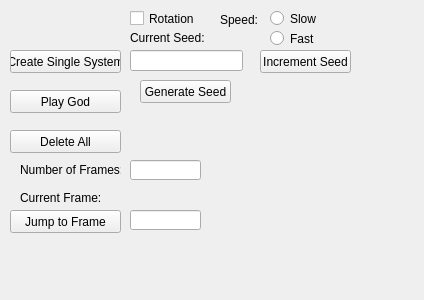
<?xml version="1.0" encoding="UTF-8"?>
<ui version="4.0">
 <class>Form</class>
 <widget class="QWidget" name="Form">
  <property name="geometry">
   <rect>
    <x>0</x>
    <y>0</y>
    <width>424</width>
    <height>300</height>
   </rect>
  </property>
  <property name="windowTitle">
   <string>Form</string>
  </property>
  <widget class="QPushButton" name="makeSeedBtn">
   <property name="geometry">
    <rect>
     <x>140</x>
     <y>80</y>
     <width>91</width>
     <height>23</height>
    </rect>
   </property>
   <property name="text">
    <string>Generate Seed</string>
   </property>
  </widget>
  <widget class="QCheckBox" name="rotation">
   <property name="geometry">
    <rect>
     <x>130</x>
     <y>10</y>
     <width>70</width>
     <height>17</height>
    </rect>
   </property>
   <property name="text">
    <string>Rotation</string>
   </property>
  </widget>
  <widget class="QLineEdit" name="seedBox">
   <property name="geometry">
    <rect>
     <x>130</x>
     <y>50</y>
     <width>113</width>
     <height>21</height>
    </rect>
   </property>
  </widget>
  <widget class="QLabel" name="seedLabel">
   <property name="geometry">
    <rect>
     <x>130</x>
     <y>30</y>
     <width>111</width>
     <height>16</height>
    </rect>
   </property>
   <property name="text">
    <string>Current Seed:</string>
   </property>
  </widget>
  <widget class="QPushButton" name="makeSingleBtn">
   <property name="geometry">
    <rect>
     <x>10</x>
     <y>50</y>
     <width>111</width>
     <height>23</height>
    </rect>
   </property>
   <property name="text">
    <string>Create Single System</string>
   </property>
  </widget>
  <widget class="QPushButton" name="makeAllBtn">
   <property name="geometry">
    <rect>
     <x>10</x>
     <y>90</y>
     <width>111</width>
     <height>23</height>
    </rect>
   </property>
   <property name="text">
    <string>Play God</string>
   </property>
  </widget>
  <widget class="QPushButton" name="deleteAllBtn">
   <property name="geometry">
    <rect>
     <x>10</x>
     <y>130</y>
     <width>111</width>
     <height>23</height>
    </rect>
   </property>
   <property name="text">
    <string>Delete All</string>
   </property>
  </widget>
  <widget class="QPushButton" name="incrementBtn">
   <property name="geometry">
    <rect>
     <x>260</x>
     <y>50</y>
     <width>91</width>
     <height>23</height>
    </rect>
   </property>
   <property name="text">
    <string>Increment Seed</string>
   </property>
  </widget>
  <widget class="QLabel" name="label">
   <property name="geometry">
    <rect>
     <x>220</x>
     <y>10</y>
     <width>41</width>
     <height>20</height>
    </rect>
   </property>
   <property name="text">
    <string>Speed:</string>
   </property>
  </widget>
  <widget class="QRadioButton" name="slowBtn">
   <property name="geometry">
    <rect>
     <x>270</x>
     <y>10</y>
     <width>51</width>
     <height>17</height>
    </rect>
   </property>
   <property name="text">
    <string>Slow</string>
   </property>
  </widget>
  <widget class="QRadioButton" name="fastBtn">
   <property name="geometry">
    <rect>
     <x>270</x>
     <y>30</y>
     <width>51</width>
     <height>17</height>
    </rect>
   </property>
   <property name="text">
    <string>Fast</string>
   </property>
  </widget>
  <widget class="QLineEdit" name="numFrames">
   <property name="geometry">
    <rect>
     <x>130</x>
     <y>160</y>
     <width>71</width>
     <height>20</height>
    </rect>
   </property>
  </widget>
  <widget class="QLabel" name="label_2">
   <property name="geometry">
    <rect>
     <x>20</x>
     <y>160</y>
     <width>101</width>
     <height>20</height>
    </rect>
   </property>
   <property name="text">
    <string>Number of Frames:</string>
   </property>
  </widget>
  <widget class="QLineEdit" name="frameJump">
   <property name="geometry">
    <rect>
     <x>130</x>
     <y>210</y>
     <width>71</width>
     <height>20</height>
    </rect>
   </property>
  </widget>
  <widget class="QPushButton" name="frameJumpBtn">
   <property name="geometry">
    <rect>
     <x>10</x>
     <y>210</y>
     <width>111</width>
     <height>23</height>
    </rect>
   </property>
   <property name="text">
    <string>Jump to Frame</string>
   </property>
  </widget>
  <widget class="QLabel" name="currentFrameLabel">
   <property name="geometry">
    <rect>
     <x>20</x>
     <y>190</y>
     <width>121</width>
     <height>16</height>
    </rect>
   </property>
   <property name="text">
    <string>Current Frame:</string>
   </property>
  </widget>
  <widget class="QLabel" name="frameAlert">
   <property name="geometry">
    <rect>
     <x>210</x>
     <y>160</y>
     <width>201</width>
     <height>16</height>
    </rect>
   </property>
   <property name="text">
    <string/>
   </property>
  </widget>
 </widget>
 <resources/>
 <connections/>
</ui>
